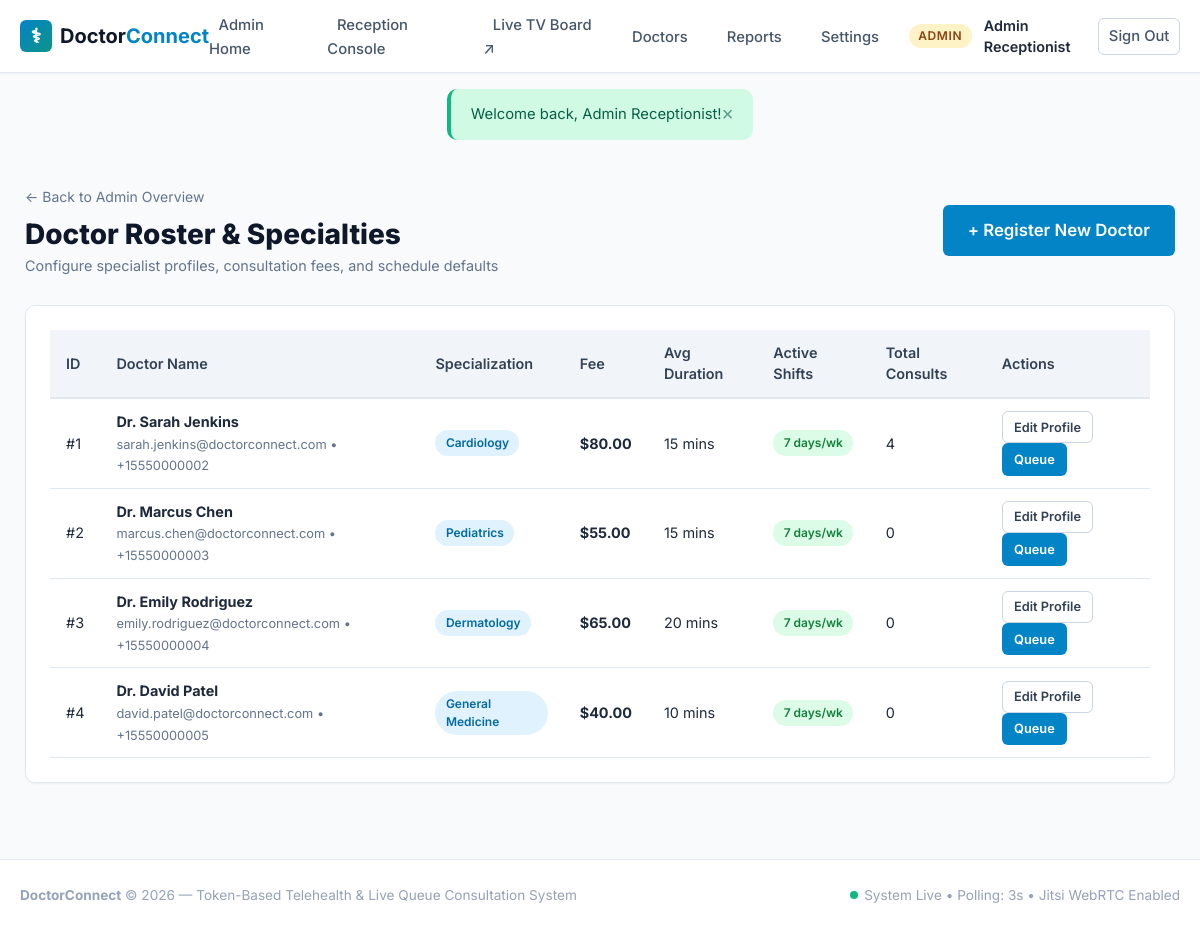
Page /admin/doctors.php (signed in) on the committed database.
### tables this page shows
CREATE TABLE doctors (
    id INT AUTO_INCREMENT PRIMARY KEY,
    user_id INT NOT NULL,
    specialization VARCHAR(100) NOT NULL,
    consultation_fee DECIMAL(10,2) NOT NULL DEFAULT 50.00,
    avg_consultation_mins INT NOT NULL DEFAULT 15,
    bio TEXT NULL,
    created_at TIMESTAMP DEFAULT CURRENT_TIMESTAMP,
    CONSTRAINT fk_doctor_user FOREIGN KEY (user_id) REFERENCES users(id) ON DELETE CASCADE
);

CREATE TABLE users (
    id INT AUTO_INCREMENT PRIMARY KEY,
    name VARCHAR(100) NOT NULL,
    email VARCHAR(150) NOT NULL UNIQUE,
    phone VARCHAR(20) NOT NULL UNIQUE,
    password_hash VARCHAR(255) NOT NULL,
    role ENUM('patient', 'doctor', 'admin') NOT NULL DEFAULT 'patient',
    created_at TIMESTAMP DEFAULT CURRENT_TIMESTAMP
);

### config/config.php (called while the page is built, shortened)
<?php
function getBaseUrl(): string {
    $protocol = (!empty($_SERVER['HTTPS']) && $_SERVER['HTTPS'] !== 'off') || (isset($_SERVER['SERVER_PORT']) && $_SERVER['SERVER_PORT'] == 443) ? 'https://' : 'http://';
    $host = $_SERVER['HTTP_HOST'] ?? 'localhost';
    $scriptDir = str_replace('\\', '/', dirname($_SERVER['SCRIPT_NAME'] ?? ''));
    $subdirs = ['/patient', '/doctor', '/admin', '/api'];
    foreach ($subdirs as $subdir) {
        if (str_ends_with($scriptDir, $subdir)) {
            $scriptDir = substr($scriptDir, 0, -strlen($subdir));
            break;
        }
    }
    $base = rtrim($scriptDir, '/');
    return $protocol . $host . $base;
}
function url(string $path = ''): string {
    $base = getBaseUrl();
    $path = ltrim($path, '/');
    return $path ? "$base/$path" : $base . '/';
}
function e(?string $string): string {
    return htmlspecialchars($string ?? '', ENT_QUOTES, 'UTF-8');
}

### admin/doctors.php (the view, shortened to what this page needs)
<?php
require_once __DIR__ . '/../config/config.php';
$db = Database::getConnection();
$stmt = $db->query("
    SELECT d.*, u.name as doctor_name, u.email as doctor_email, u.phone as doctor_phone,
           (SELECT COUNT(*) FROM doctor_schedules ds WHERE ds.doctor_id = d.id AND ds.is_active = 1) as active_shifts,
           (SELECT COUNT(*) FROM appointments a WHERE a.doctor_id = d.id) as total_appointments
    FROM doctors d
    JOIN users u ON u.id = d.user_id
    ORDER BY d.id ASC
");
$doctors = $stmt->fetchAll();
require_once __DIR__ . '/../includes/header.php';
?>
<div style="max-width:1150px; margin:0 auto 3rem;">
    <div style="display:flex; justify-content:space-between; align-items:center; margin-bottom:1.75rem; flex-wrap:wrap; gap:1rem;">
        <div>
            <a href="<?= url('admin/dashboard.php') ?>" style="font-size:0.875rem; color:#64748b;">&larr; Back to Admin Overview</a>
            <h1 style="font-size:1.75rem; font-weight:800; color:#0f172a; margin-top:0.35rem;">
                Doctor Roster & Specialties
            </h1>
            <p style="color:#64748b; font-size:0.9rem; margin:0;">
                Configure specialist profiles, consultation fees, and schedule defaults
            </p>
        </div>
        <a href="<?= url('admin/doctor_create.php') ?>" class="btn btn-primary btn-lg">
            + Register New Doctor
        </a>
    </div>
    <div class="card">
        <div class="table-responsive">
            <table class="table">
                <thead>
                    <tr>
                        <th>ID</th>
                        <th>Doctor Name</th>
                        <th>Specialization</th>
                        <th>Fee</th>
                        <th>Avg Duration</th>
                        <th>Active Shifts</th>
                        <th>Total Consults</th>
                        <th>Actions</th>
                    </tr>
                </thead>
                <tbody>
                    <?php foreach ($doctors as $doc): ?>
                        <tr>
                            <td>#<?= (int)$doc['id'] ?></td>
                            <td>
                                <strong><?= e($doc['doctor_name']) ?></strong><br>
                                <span style="font-size:0.8rem; color:#64748b;"><?= e($doc['doctor_email']) ?> &bull; <?= e($doc['doctor_phone']) ?></span>
                            </td>
                            <td>
                                <span class="badge" style="background:#e0f2fe; color:#0369a1; font-weight:600;">
                                    <?= e($doc['specialization']) ?>
                                </span>
                            </td>
                            <td><strong>$<?= number_format((float)$doc['consultation_fee'], 2) ?></strong></td>
                            <td><?= (int)$doc['avg_consultation_mins'] ?> mins</td>
                            <td>
                                <span class="badge" style="background:#dcfce7; color:#15803d;">
                                    <?= (int)$doc['active_shifts'] ?> days/wk
                                </span>
                            </td>
                            <td><?= (int)$doc['total_appointments'] ?></td>
                            <td>
                                <a href="<?= url('admin/doctor_edit.php?id=' . $doc['id']) ?>" class="btn btn-sm btn-outline">
                                    Edit Profile
                                </a>
                                <a href="<?= url('admin/reception.php?doctor_id=' . $doc['id']) ?>" class="btn btn-sm btn-primary">
                                    Queue
                                </a>
                            </td>
                        </tr>
                    <?php endforeach; ?>
                </tbody>
            </table>
        </div>
    </div>
</div>
<?php require_once __DIR__ . '/../includes/footer.php'; ?>

### assets/css/style.css (style rules this page uses)
:root { --primary: #0284c7; --primary-hover: #0369a1; --primary-light: #e0f2fe; --teal: #0d9488; --teal-hover: #0f766e; --teal-light: #ccfbf1; --slate-50: #f8fafc; --slate-100: #f1f5f9; --slate-200: #e2e8f0; --slate-300: #cbd5e1; --slate-400: #94a3b8; --slate-600: #475569; --slate-700: #334155; --slate-800: #1e293b; --slate-900: #0f172a; --success: #10b981; --success-bg: #d1fae5; --warning: #f59e0b; --warning-bg: #fef3c7; --danger: #ef4444; --danger-bg: #fee2e2; --info: #3b82f6; --info-bg: #dbeafe; --shadow-sm: 0 1px 2px 0 rgb(0 0 0 / 0.05); --shadow-md: 0 4px 6px -1px rgb(0 0 0 / 0.1), 0 2px 4px -2px rgb(0 0 0 / 0.1); --shadow-lg: 0 10px 15px -3px rgb(0 0 0 / 0.1), 0 4px 6px -4px rgb(0 0 0 / 0.1); --radius-sm: 6px; --radius-md: 10px; --radius-lg: 16px; --radius-full: 9999px; --font-sans: 'Inter', system-ui, -apple-system, BlinkMacSystemFont, "Segoe UI", Roboto, "Helvetica Neue", Arial, sans-serif; }
*, *::before, *::after { box-sizing: border-box; margin: 0; padding: 0; }
body { font-family: var(--font-sans); background-color: var(--slate-50); color: var(--slate-800); line-height: 1.5; min-height: 100vh; display: flex; flex-direction: column; }
a { color: var(--primary); text-decoration: none; transition: color 0.15s ease; }
.btn { display: inline-flex; align-items: center; justify-content: center; gap: 0.4rem; font-family: inherit; font-size: 0.925rem; font-weight: 600; padding: 0.55rem 1.1rem; border-radius: var(--radius-sm); border: 1px solid transparent; cursor: pointer; transition: all 0.15s ease-in-out; text-decoration: none; white-space: nowrap; }
.btn-primary { background: var(--primary); color: #ffffff; }
.btn-outline { background: #ffffff; border-color: var(--slate-300); color: var(--slate-700); }
.btn-sm { font-size: 0.8rem; padding: 0.35rem 0.7rem; }
.btn-lg { font-size: 1.05rem; padding: 0.75rem 1.5rem; }
.card { background: #ffffff; border: 1px solid var(--slate-200); border-radius: var(--radius-md); box-shadow: var(--shadow-sm); padding: 1.5rem; margin-bottom: 1.5rem; }
.badge { display: inline-flex; align-items: center; gap: 0.3rem; font-size: 0.75rem; font-weight: 600; padding: 0.25rem 0.65rem; border-radius: var(--radius-full); }
.table-responsive { width: 100%; overflow-x: auto; }
.table { width: 100%; border-collapse: collapse; font-size: 0.9rem; text-align: left; }
.table th { background: var(--slate-100); color: var(--slate-700); font-weight: 600; padding: 0.75rem 1rem; border-bottom: 2px solid var(--slate-200); }
.table td { padding: 0.75rem 1rem; border-bottom: 1px solid var(--slate-200); vertical-align: middle; }

### rows in the picture
doctors: id "1", user.name "Dr. Sarah Jenkins", user.email "sarah.jenkins@doctorconnect.com", user.phone "+15550000002", specialization "Cardiology", consultation_fee "80.00", avg_consultation_mins "15", active_shifts "7", total_appointments "4"
doctors: id "2", user.name "Dr. Marcus Chen", user.email "marcus.chen@doctorconnect.com", user.phone "+15550000003", specialization "Pediatrics", consultation_fee "55.00", avg_consultation_mins "15", active_shifts "7", total_appointments "0"
doctors: id "3", user.name "Dr. Emily Rodriguez", user.email "emily.rodriguez@doctorconnect.com", user.phone "+15550000004", specialization "Dermatology", consultation_fee "65.00", avg_consultation_mins "20", active_shifts "7", total_appointments "0"
doctors: id "4", user.name "Dr. David Patel", user.email "david.patel@doctorconnect.com", user.phone "+15550000005", specialization "General Medicine", consultation_fee "40.00", avg_consultation_mins "10", active_shifts "7", total_appointments "0"

### other values in the picture
$userRole "ADMIN"
$user['name'] "Admin Receptionist"
$flash['message'] "Welcome back, Admin Receptionist!"
APP_NAME "DoctorConnect"
